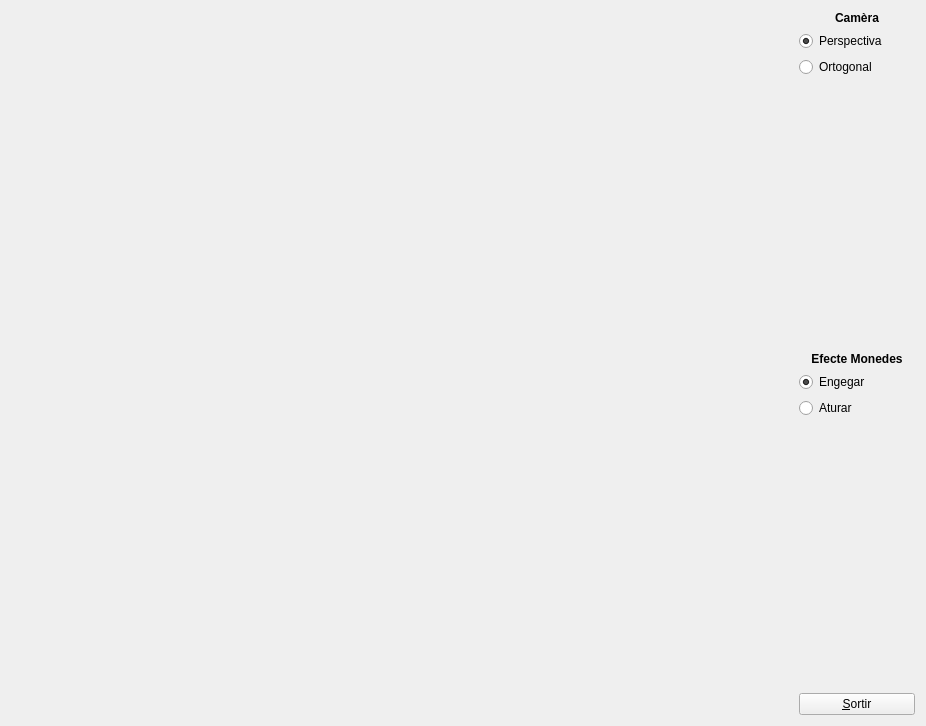
<?xml version="1.0" encoding="UTF-8"?>
<ui version="4.0">
 <class>MyForm</class>
 <widget class="QWidget" name="MyForm">
  <property name="geometry">
   <rect>
    <x>0</x>
    <y>0</y>
    <width>926</width>
    <height>726</height>
   </rect>
  </property>
  <property name="windowTitle">
   <string>IDI-Lab</string>
  </property>
  <layout class="QHBoxLayout" name="horizontalLayout">
   <item>
    <widget class="MyGLWidget" name="widget" native="true">
     <property name="sizePolicy">
      <sizepolicy hsizetype="Expanding" vsizetype="Expanding">
       <horstretch>0</horstretch>
       <verstretch>0</verstretch>
      </sizepolicy>
     </property>
     <property name="minimumSize">
      <size>
       <width>50</width>
       <height>50</height>
      </size>
     </property>
    </widget>
   </item>
   <item>
    <layout class="QVBoxLayout" name="verticalLayout_3">
     <item>
      <layout class="QVBoxLayout" name="verticalLayout">
       <item>
        <widget class="QLabel" name="label">
         <property name="text">
          <string>&lt;html&gt;&lt;head/&gt;&lt;body&gt;&lt;p align=&quot;center&quot;&gt;&lt;span style=&quot; font-weight:600;&quot;&gt;Camèra&lt;/span&gt;&lt;/p&gt;&lt;/body&gt;&lt;/html&gt;</string>
         </property>
        </widget>
       </item>
       <item>
        <widget class="QRadioButton" name="radioButton_2">
         <property name="text">
          <string>Perspectiva</string>
         </property>
         <property name="checked">
          <bool>true</bool>
         </property>
         <attribute name="buttonGroup">
          <string notr="true">buttonGroup</string>
         </attribute>
        </widget>
       </item>
       <item>
        <widget class="QRadioButton" name="radioButton">
         <property name="text">
          <string>Ortogonal</string>
         </property>
         <attribute name="buttonGroup">
          <string notr="true">buttonGroup</string>
         </attribute>
        </widget>
       </item>
      </layout>
     </item>
     <item>
      <spacer name="verticalSpacer_2">
       <property name="orientation">
        <enum>Qt::Vertical</enum>
       </property>
       <property name="sizeHint" stdset="0">
        <size>
         <width>20</width>
         <height>250</height>
        </size>
       </property>
      </spacer>
     </item>
     <item>
      <layout class="QVBoxLayout" name="verticalLayout_2">
       <item>
        <widget class="QLabel" name="label_2">
         <property name="text">
          <string>&lt;html&gt;&lt;head/&gt;&lt;body&gt;&lt;p align=&quot;center&quot;&gt;&lt;span style=&quot; font-weight:600;&quot;&gt;Efecte Monedes&lt;/span&gt;&lt;/p&gt;&lt;/body&gt;&lt;/html&gt;</string>
         </property>
        </widget>
       </item>
       <item>
        <widget class="QRadioButton" name="radioButton_4">
         <property name="text">
          <string>Engegar</string>
         </property>
         <property name="checked">
          <bool>true</bool>
         </property>
         <property name="autoRepeat">
          <bool>false</bool>
         </property>
         <property name="autoExclusive">
          <bool>true</bool>
         </property>
         <attribute name="buttonGroup">
          <string notr="true">buttonGroup_2</string>
         </attribute>
        </widget>
       </item>
       <item>
        <widget class="QRadioButton" name="radioButton_3">
         <property name="text">
          <string>Aturar</string>
         </property>
         <property name="checked">
          <bool>false</bool>
         </property>
         <property name="autoRepeat">
          <bool>false</bool>
         </property>
         <property name="autoExclusive">
          <bool>true</bool>
         </property>
         <attribute name="buttonGroup">
          <string notr="true">buttonGroup_2</string>
         </attribute>
        </widget>
       </item>
      </layout>
     </item>
     <item>
      <spacer name="verticalSpacer">
       <property name="orientation">
        <enum>Qt::Vertical</enum>
       </property>
       <property name="sizeHint" stdset="0">
        <size>
         <width>20</width>
         <height>249</height>
        </size>
       </property>
      </spacer>
     </item>
     <item>
      <widget class="QPushButton" name="pushButton">
       <property name="sizePolicy">
        <sizepolicy hsizetype="Fixed" vsizetype="Fixed">
         <horstretch>0</horstretch>
         <verstretch>0</verstretch>
        </sizepolicy>
       </property>
       <property name="minimumSize">
        <size>
         <width>116</width>
         <height>0</height>
        </size>
       </property>
       <property name="maximumSize">
        <size>
         <width>116</width>
         <height>16777215</height>
        </size>
       </property>
       <property name="text">
        <string>&amp;Sortir</string>
       </property>
      </widget>
     </item>
    </layout>
   </item>
  </layout>
 </widget>
 <customwidgets>
  <customwidget>
   <class>MyGLWidget</class>
   <extends>QWidget</extends>
   <header>MyGLWidget.h</header>
   <container>1</container>
   <slots>
    <signal>per()</signal>
    <signal>ort()</signal>
    <signal>eng()</signal>
    <slot>engega()</slot>
    <slot>atura()</slot>
    <slot>setPerspectiva()</slot>
    <slot>setOrtogonal()</slot>
   </slots>
  </customwidget>
 </customwidgets>
 <resources/>
 <connections>
  <connection>
   <sender>pushButton</sender>
   <signal>clicked()</signal>
   <receiver>MyForm</receiver>
   <slot>close()</slot>
   <hints>
    <hint type="sourcelabel">
     <x>913</x>
     <y>715</y>
    </hint>
    <hint type="destinationlabel">
     <x>839</x>
     <y>529</y>
    </hint>
   </hints>
  </connection>
  <connection>
   <sender>radioButton_4</sender>
   <signal>clicked()</signal>
   <receiver>widget</receiver>
   <slot>engega()</slot>
   <hints>
    <hint type="sourcelabel">
     <x>859</x>
     <y>381</y>
    </hint>
    <hint type="destinationlabel">
     <x>768</x>
     <y>336</y>
    </hint>
   </hints>
  </connection>
  <connection>
   <sender>radioButton_3</sender>
   <signal>clicked()</signal>
   <receiver>widget</receiver>
   <slot>atura()</slot>
   <hints>
    <hint type="sourcelabel">
     <x>822</x>
     <y>419</y>
    </hint>
    <hint type="destinationlabel">
     <x>781</x>
     <y>451</y>
    </hint>
   </hints>
  </connection>
  <connection>
   <sender>radioButton_2</sender>
   <signal>clicked()</signal>
   <receiver>widget</receiver>
   <slot>setPerspectiva()</slot>
   <hints>
    <hint type="sourcelabel">
     <x>827</x>
     <y>45</y>
    </hint>
    <hint type="destinationlabel">
     <x>775</x>
     <y>20</y>
    </hint>
   </hints>
  </connection>
  <connection>
   <sender>radioButton</sender>
   <signal>clicked()</signal>
   <receiver>widget</receiver>
   <slot>setOrtogonal()</slot>
   <hints>
    <hint type="sourcelabel">
     <x>871</x>
     <y>72</y>
    </hint>
    <hint type="destinationlabel">
     <x>767</x>
     <y>132</y>
    </hint>
   </hints>
  </connection>
  <connection>
   <sender>widget</sender>
   <signal>per()</signal>
   <receiver>radioButton_2</receiver>
   <slot>click()</slot>
   <hints>
    <hint type="sourcelabel">
     <x>696</x>
     <y>46</y>
    </hint>
    <hint type="destinationlabel">
     <x>886</x>
     <y>40</y>
    </hint>
   </hints>
  </connection>
  <connection>
   <sender>widget</sender>
   <signal>ort()</signal>
   <receiver>radioButton</receiver>
   <slot>click()</slot>
   <hints>
    <hint type="sourcelabel">
     <x>763</x>
     <y>102</y>
    </hint>
    <hint type="destinationlabel">
     <x>861</x>
     <y>74</y>
    </hint>
   </hints>
  </connection>
  <connection>
   <sender>widget</sender>
   <signal>eng()</signal>
   <receiver>radioButton_4</receiver>
   <slot>click()</slot>
   <hints>
    <hint type="sourcelabel">
     <x>757</x>
     <y>388</y>
    </hint>
    <hint type="destinationlabel">
     <x>844</x>
     <y>383</y>
    </hint>
   </hints>
  </connection>
 </connections>
 <buttongroups>
  <buttongroup name="buttonGroup"/>
  <buttongroup name="buttonGroup_2"/>
 </buttongroups>
</ui>
